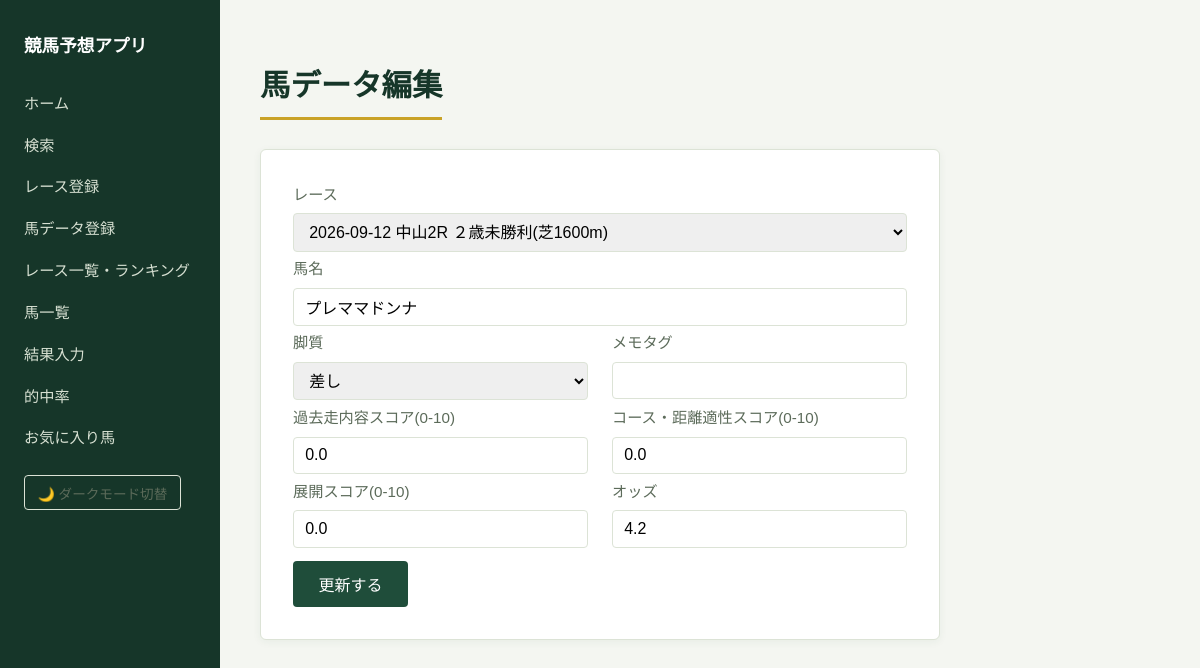
/horses/1/edit, run on the app's committed database.
### models.py (models this page shows)
class Horse(SQLModel, table=True):
    id: int | None = Field(default=None, primary_key=True)
    race_id: int = Field(foreign_key="race.id")
    name: str
    running_style: str = ""
    memo_tag: str = ""
    past_performance_score: float = 0.0
    course_aptitude_score: float = 0.0
    pace_score: float = 0.0
    odds: float | None = None

### routers/horses.py (the view)
@router.get("/horses/{horse_id}/edit")
def horse_edit_page(request: Request, horse_id: int):
    with Session(engine) as session:
        horse = session.get(Horse, horse_id)
        races = session.exec(select(Race)).all()
    race_options = [{"id": r.id, "label": race_label(r)} for r in races]
    return templates.TemplateResponse("horse_edit.html", {
        "request": request, "horse": horse, "race_options": race_options,
    })

### templates/horse_edit.html (shortened to what this page needs)
{% extends "base.html" %}
{% block content %}
<h1>馬データ編集</h1>
<div class="card">
    <form action="/horses/{{ horse.id }}/edit" method="post" class="form-grid">
        <label class="full">レース
            <select name="race_id" required>
                {% for race in race_options %}
                <option value="{{ race.id }}" {% if race.id == horse.race_id %}selected{% endif %}>{{ race.label }}</option>
                {% endfor %}
            </select>
        </label>
        <label class="full">馬名
            <input type="text" name="name" value="{{ horse.name }}" required>
        </label>
        <label>脚質
            <select name="running_style">
                <option value="差し" {% if horse.running_style == "差し" %}selected{% endif %}>差し</option>
            </select>
        </label>
        <label>メモタグ
            <input type="text" name="memo_tag" value="{{ horse.memo_tag }}">
        </label>
        <label>過去走内容スコア(0-10)
            <input type="number" step="0.5" name="past_performance_score" value="{{ horse.past_performance_score }}" required>
        </label>
        <label>コース・距離適性スコア(0-10)
            <input type="number" step="0.5" name="course_aptitude_score" value="{{ horse.course_aptitude_score }}" required>
        </label>
        <label>展開スコア(0-10)
            <input type="number" step="0.5" name="pace_score" value="{{ horse.pace_score }}" required>
        </label>
        <label>オッズ
            <input type="number" step="0.1" name="odds" value="{{ horse.odds }}">
        </label>
        <div class="full">
            <button type="submit">更新する</button>
        </div>
    </form>
</div>
{% endblock %}

### static/style.css (style rules this page uses)
:root { --bg: #F4F6F1; --surface: #FFFFFF; --turf: #1F4D3A; --turf-dark: #163629; --gold: #C9A227; --text: #22281F; --text-muted: #5C6B5A; --border: #DCE3D6; }
* { box-sizing: border-box; }
body { background: var(--bg); color: var(--text); font-family: "Noto Sans JP", sans-serif; margin: 0; line-height: 1.7; }
h1, h2 { font-family: "Shippori Mincho", serif; color: var(--turf-dark); font-weight: 700; }
h1 { font-size: 1.9rem; display: inline-block; padding-bottom: 0.3rem; border-bottom: 3px solid var(--gold); margin-bottom: 1.8rem; }
.card { background: var(--surface); border: 1px solid var(--border); border-radius: 6px; padding: 2rem; box-shadow: 0 2px 8px rgba(31, 77, 58, 0.06); }
form label { display: block; margin-bottom: 1.1rem; font-size: 0.95rem; color: var(--text-muted); }
form input, form select { display: block; width: 100%; max-width: 320px; margin-top: 0.35rem; padding: 0.55rem 0.7rem; border: 1px solid var(--border); border-radius: 4px; font-size: 1rem; font-family: inherit; }
button[type="submit"] { background: var(--turf); color: #fff; border: none; padding: 0.7rem 1.6rem; border-radius: 4px; font-size: 1rem; font-weight: 500; cursor: pointer; margin-top: 0.5rem; }
.form-grid { display: grid; grid-template-columns: repeat(2, 1fr); gap: 0.3rem 1.5rem; }
.form-grid label { margin-bottom: 0; }
.form-grid input, .form-grid select { max-width: none; }
.form-grid .full { grid-column: 1 / -1; }

### data on the page
Horse: race_id "2026-09-12 中山2R ２歳未勝利(芝1600m)", name "プレママドンナ", running_style "差し", past_performance_score "0.0", course_aptitude_score "0.0", pace_score "0.0", odds "4.2"
